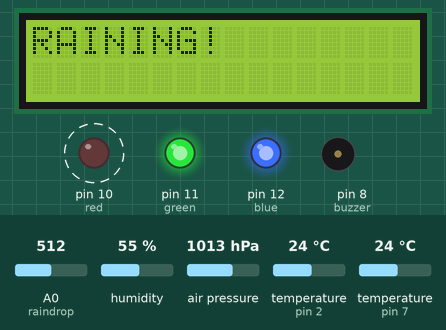
This sketch was run on a simulated Arduino Uno, built with avr-gcc and run on an emulated ATmega328P. Parts: 16×2 character LCD, output pins drawn as LEDs (lit = HIGH), buzzer (waves = sounding, pin HIGH). Dashed ring = blinking. The inputs (shaded band) are chosen by the test bench; at power-on: A0 (raindrop) = 512, humidity 55 %, air pressure 1013 hPa, temperature (sensors on pin 2, pin 7) 24 °C. The local clock reads 2024-03-15 10:24:30 at power-on unless the sketch sets it; what the sketch prints to the serial monitor is not drawn.

Above: at 1.2 s.
1.3 s: A0 (raindrop) set to 938
4.0 s: A0 (raindrop) set to 965
At 4.8 s:
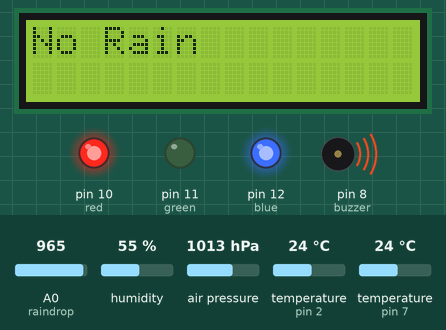
At 7.6 s:
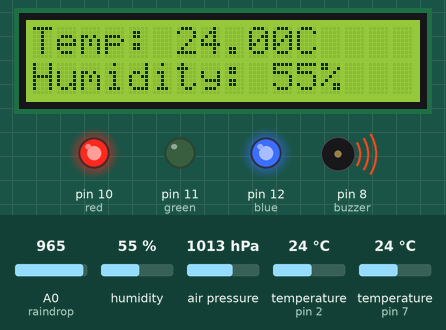
10.0 s: A0 (raindrop) set to 940
At 12.1 s:
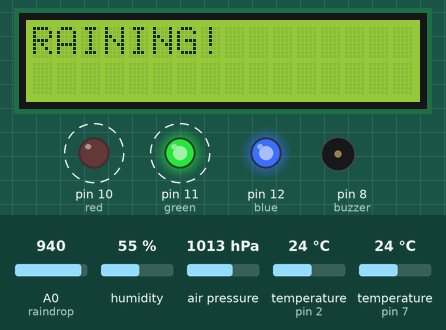
Timing chart, 0 to 18.9 s (numbered marks = the images above; inputs shaded):
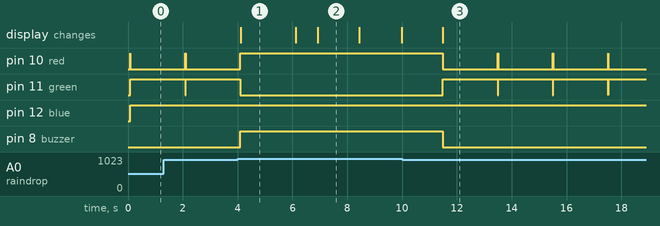

Measured:
- the behaviour switches between 950 and 951 on A0 (raindrop) (found by bisection; images 0 and 1)
- after the input at 4.0 s, pin 10 (red): goes on until 4.1 s, then stays HIGH; pin 11 (green): goes on until 4.1 s, then stays LOW; pin 8 (buzzer): LOW → HIGH after 0.10 s; the display: changes after 0.11 s (image 1)
- after the input at 10.0 s, pin 10 (red): alternates HIGH for 0.01 s and LOW for 2.0 s, starting after 1.5 s; pin 11 (green): alternates HIGH for 2.0 s and LOW for 0.01 s, starting after 1.5 s; pin 8 (buzzer): HIGH → LOW after 1.5 s; the display: changes after 1.5 s (image 3)
- what the display in image 1 shows lasts 2.0 s, from 4.1 s to 6.1 s
- what the display in image 2 shows lasts 1.5 s, from 6.9 s to 8.4 s

The sketch:

PWR.ino
```cpp
#include <OneWire.h>
#include <DallasTemperature.h>
#include <DHT.h>
#include <Adafruit_BMP085.h>
#include <Wire.h>
#include <LiquidCrystal_I2C.h>
#include <ThreeWire.h>
#include <RtcDS1302.h>

#define ALTITUDE 6.7
ThreeWire myWire(4, 9, 6); // IO, SCLK, RST
RtcDS1302<ThreeWire> Rtc(myWire);
Adafruit_BMP085 bmp;

#define ONE_WIRE_BUS 2
OneWire oneWire(ONE_WIRE_BUS);
DallasTemperature sensors(&oneWire);

#define DHTPIN 7
#define DHTTYPE DHT11
DHT dht(DHTPIN, DHTTYPE);

LiquidCrystal_I2C lcd(0x27, 16, 2);

void setup()
{
  lcd.begin();
  dht.begin();
  bmp.begin();
  pinMode(A0, INPUT);    //raindrop
  pinMode(8, OUTPUT);    //buzzer
  pinMode(10, OUTPUT);   //red
  pinMode(11, OUTPUT);   //green
  pinMode(12, OUTPUT);   //blue
  sensors.begin();
  Serial.begin(9600);

  Rtc.Begin();
  //RtcDateTime rtcDateTime(2023, 6, 9, 7, 19, 10); //year day month //hours min sec
  //Rtc.SetDateTime(rtcDateTime);
}

void loop()
{
  while (true)
  {
    digitalWrite(10, HIGH);  // Set red LED pin HIGH
    digitalWrite(11, LOW);   // Set green LED pin LOW
    digitalWrite(12, HIGH);  // Set blue LED pin HIGH

    // Check if it's raining
    if (isRaining())
    {
      Rain_Print();
      delay(2000); // Delay for 2 seconds to display "RAINING!"
      lcd.clear();
    }
    else
    {
      NoRain_Print();
      delay(2000); // Delay for 2 seconds to display "No Rain"
      lcd.clear();
      if (isRaining())
      {
      Rain_Print();
      delay(2000); // Delay for 2 seconds to display "RAINING!"
      lcd.clear();
      }
      // Display temperature and humidity
      Temp_print();
      Humidity_print();
      delay(1500);
      lcd.clear();
      if (isRaining())
      {
      Rain_Print();
      delay(2000); // Delay for 2 seconds to display "RAINING!"
      lcd.clear();
      }
      if (isRaining())
      {
      Rain_Print();
      delay(2000); // Delay for 2 seconds to display "RAINING!"
      lcd.clear();
      }
      // Display pressure
      Pressure_print();
      delay(1500);
      lcd.clear();

      // Display date and time
      DateTime_print();
      delay(1500);
      lcd.clear();
    }
  }
}

bool isRaining()
{
  int raindrop = analogRead(A0);
  digitalWrite(8, HIGH);
  Serial.println(raindrop);
  if (raindrop <= 950)
  {
    digitalWrite(8, LOW);
    return true;
  }
  return false;
}

void Rain_Print()
{
  lcd.setCursor(0, 0);
  lcd.print("RAINING!");
  digitalWrite(10, LOW);   // Set red LED pin LOW
  digitalWrite(11, HIGH);  // Set green LED pin HIGH
  digitalWrite(12, HIGH);  // Set blue LED pin HIGH
}

void NoRain_Print()
{
  lcd.setCursor(0, 0);
  lcd.print("No Rain");
  digitalWrite(10, HIGH);  // Set red LED pin HIGH
  digitalWrite(11, LOW);   // Set green LED pin LOW
  digitalWrite(12, HIGH);  // Set blue LED pin HIGH
}

void Temp_print()
{
  sensors.requestTemperatures();
  float temper = sensors.getTempCByIndex(0);
  lcd.setCursor(0, 0);
  lcd.print("Temp:");
  lcd.setCursor(6, 0);
  lcd.print(temper);
  lcd.setCursor(11, 0);
  lcd.print("C");
}

void Humidity_print()
{
  int c = dht.readHumidity();
  lcd.setCursor(0, 1);
  lcd.print("Humidity:");
  lcd.setCursor(10, 1);
  lcd.print(c);
  lcd.setCursor(12, 1);
  lcd.print("%");
  Serial.println(c);
}

void Pressure_print()
{
  float pres = bmp.readPressure();
  lcd.setCursor(0, 1);
  lcd.print("Press:");
  lcd.print(pres / 1000);
  lcd.print("kPa");
  Serial.println(pres / 1000);
}

void DateTime_print()
{
  RtcDateTime now = Rtc.GetDateTime();
  lcd.setCursor(0, 0);
  lcd.print("Date: ");
  lcd.print(now.Day(), DEC);
  lcd.print('/');
  lcd.print(now.Month(), DEC);
  lcd.print('/');
  lcd.print(now.Year(), DEC);
  lcd.setCursor(0, 1);
  lcd.print("Time: ");
  lcd.print(now.Hour(), DEC);
  lcd.print(':');
  lcd.print(now.Minute(), DEC);
  lcd.print(':');
  lcd.print(now.Second(), DEC);
}
```
